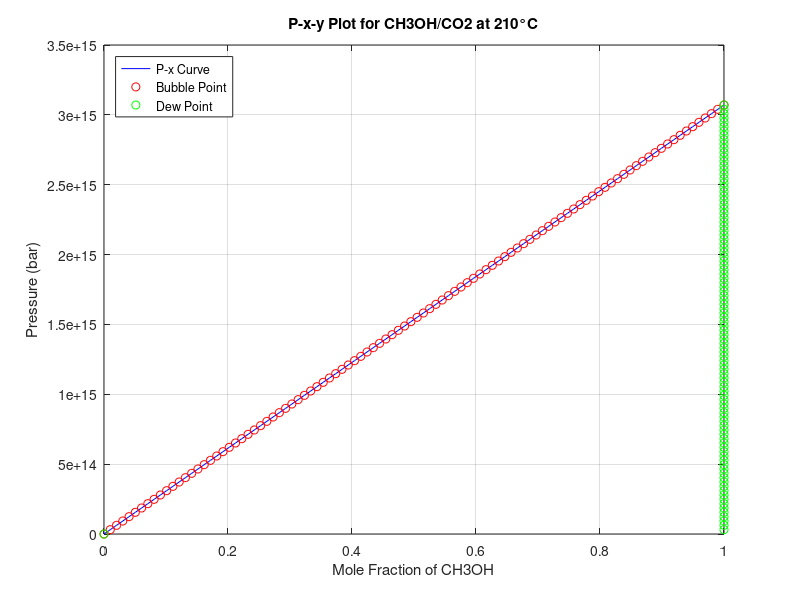
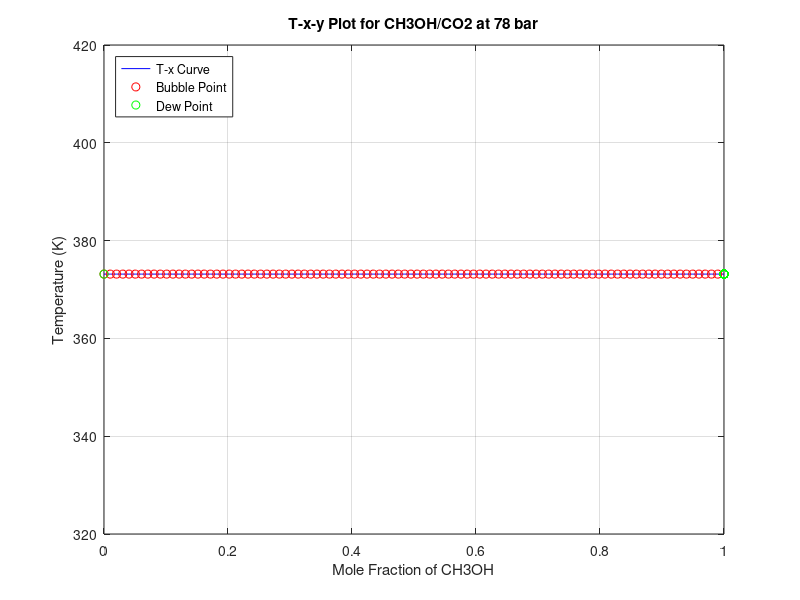

These figures' MATLAB source, in order:
% Given temperature in Celsius and pressure in bar
T_Celsius = 210;
P = 78;

% Convert temperature to Kelvin
T_Kelvin = T_Celsius + 273.15;

% Antoine equation parameters for CH3OH
A1 = 24.834;
B1 = 4515.897;


% Antoine equation parameters for CO2
A2 = 22.36;
B2 = 1992.9;

% Calculate vapor pressures for CH3OH and CO2
p1_vap = 10^(A1 - (B1 / (T_Kelvin )));
p2_vap = exp(A2 - B2 / T_Kelvin);

% Initialize arrays for storing data points
x1_values = linspace(0, 1, 100); % Mole fraction of CH3OH in liquid phase
P_values = zeros(size(x1_values)); % Total pressure
y1_values = zeros(size(x1_values)); % Mole fraction of CH3OH in vapor phase

% Calculate P-x-y data points (Bubble Point)
for i = 1:length(x1_values)
    x1 = x1_values(i);
    
    % Calculate total pressure using Raoult's law for P-x-y plot
    P = x1 * p1_vap + (1 - x1) * p2_vap;
    P_values(i) = P;
    
    % Calculate mole fraction of CH3OH in vapor phase for P-x-y plot
    y1 = (x1 * p1_vap) / P;
    y1_values(i) = y1;
end

% Convert temperature to Kelvin for T-x-y plot
T_Kelvin = zeros(size(x1_values));

% Calculate T-x-y data points (Bubble Point)
for i = 1:length(y1_values)
    y1 = y1_values(i);
    
    % Solve for temperature (T) using fsolve for T-x-y plot
    equation = @(T) y1 * (10^(A1 - (B1 / (T )))) / P + (1 - y1) * (exp(A2 - B2 / T)) / P - 1;
    T_guess = 100; % Initial guess for temperature (in Celsius)
    T_solution = fsolve(equation, T_guess);
    T_Kelvin(i) = T_solution + 273.15;
end

% Create P-x-y plot
figure;
plot(x1_values, P_values, 'b-', x1_values, P_values, 'ro', y1_values, P_values, 'go');
xlabel('Mole Fraction of CH3OH');
ylabel('Pressure (bar)');
title('P-x-y Plot for CH3OH/CO2 at 210°C');
legend('P-x Curve', 'Bubble Point', 'Dew Point', 'Location', 'Northwest');
grid on;

% Create T-x-y plot
figure;
plot(x1_values, T_Kelvin, 'b-', x1_values, T_Kelvin, 'ro', y1_values, T_Kelvin, 'go');
xlabel('Mole Fraction of CH3OH');
ylabel('Temperature (K)');
title('T-x-y Plot for CH3OH/CO2 at 78 bar');
legend('T-x Curve', 'Bubble Point', 'Dew Point', 'Location', 'Northwest');
grid on;

 